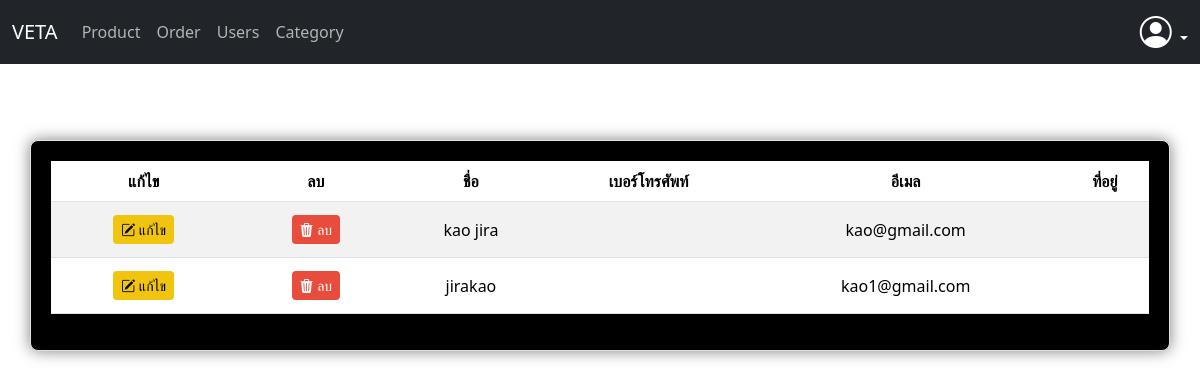
/user/user_list.php (signed in), run on the app's committed database.
### tables this page shows
CREATE TABLE `users` (
  `u_id` int(11) NOT NULL,
  `u_name` varchar(200) NOT NULL,
  `u_username` varchar(50) NOT NULL,
  `u_password` varchar(255) NOT NULL,
  `u_email` varchar(100) NOT NULL
);

### user/user_list.php (the view, shortened to what this page needs)
<!doctype html>
<html lang="th">
<head>
    <link rel="stylesheet" href="https://cdn.datatables.net/2.1.7/css/dataTables.dataTables.css">
    <link href="https://cdn.jsdelivr.net/npm/bootstrap@5.3.3/dist/css/bootstrap.min.css" rel="stylesheet">
    <link rel="stylesheet" href="https://cdn.jsdelivr.net/npm/bootstrap-icons@1.11.3/font/bootstrap-icons.min.css">
</head>
<body>
<header data-bs-theme="dark">
        <nav class="navbar navbar-expand-md navbar-light fixed-top bg-dark">
            <div class="container-fluid">
                <a class="navbar-brand" >VETA</a>
                <div class="collapse navbar-collapse" id="navbarCollapse">
                    <ul class="navbar-nav me-auto mb-2 mb-md-0">
                        <li class="nav-item">
                            <a class="nav-link" href="../product/indexproduct.php">Product</a>
                        </li>
                        <li class="nav-item">
  		<a class="nav-link" href="../order/view_order.php">Order</a>
		</li>
        <li class="nav-item">
  		<a class="nav-link" href="../user/user_list.php">Users</a>
                        </li>
                        <li class="nav-item">
                        <a class="nav-link" href="../category/indextype.php">Category</a>
                    </li>
                            </ul>
                   <div class="dropdown text-end">
                    <a href="#" class="d-block link-body-emphasis text-decoration-none dropdown-toggle"
                       data-bs-toggle="dropdown" aria-expanded="false">
                        <i class="bi bi-person-circle" style="font-size: 32px;"></i>
                    </a>
                    </div>
                </div>
            </div>
        </nav>
    </header>
    <br><br><h1 class="text-center">ข้อมูลลูกค้า</h1>
    <div class="container border mt-4">
        <table id="myTable" class="table table-striped table-hover" style="width:100%">
            <thead>
                <tr>
                    <th>แก้ไข</th>
                    <th>ลบ</th>
                    <th>ชื่อ</th>
                    <th>เบอร์โทรศัพท์</th>
                    <th>อีเมล</th>
                    <th>ที่อยู่</th>
                </tr>
            </thead>
            <tbody>
                <?php
                include_once("daat.php");
                $sql = "SELECT * FROM users ORDER BY u_id ASC";
                $rs = mysqli_query($conn, $sql);
                while ($data = mysqli_fetch_array($rs)) {
                ?>
                    <tr>
                        <td><a href="edit_user.php?id=<?=$data['u_id'];?>" class="btn btn-warning btn-sm"><i class="bi bi-pencil-square"></i> แก้ไข</a></td>
                        <td><a href="delete_user.php?id=<?=$data['u_id'];?>" class="btn btn-danger btn-sm" onclick="return confirm('คุณต้องการลบลูกค้ารายนี้ใช่หรือไม่?');"><i class="bi bi-trash3-fill"></i> ลบ</a></td>
                        <td><?=$data['u_name'];?></td>
                        <td><?=$data['phone'];?></td>
                        <td><?=$data['u_email'];?></td>
                        <td><?=$data['address'];?></td>
                    </tr>
                <?php
                }
                ?>
            </tbody>
        </table>
    </div>
</body>
</html>

### user/user_list.php (style rules this page uses)
body { background-color: #ffffff; color: #ffffff; }
h1 { margin: 20px 0; color: #ffffff; }
.container { margin-top: 20px; background-color: #000000; border-radius: 8px; padding: 20px; box-shadow: 0 0 15px rgba(0,0,0,0.5); }
table { background-color: #2c3e50; }
th, td { text-align: center; vertical-align: middle; }
th { background-color: #1abc9c; }
.btn-warning { background-color: #f1c40f; border: none; }
.btn-danger { background-color: #e74c3c; border: none; }
.btn { margin: 5px; }

### data on the page
users: u_name "kao jira", u_email "kao@gmail.com"
users: u_name "jirakao", u_email "kao1@gmail.com"
